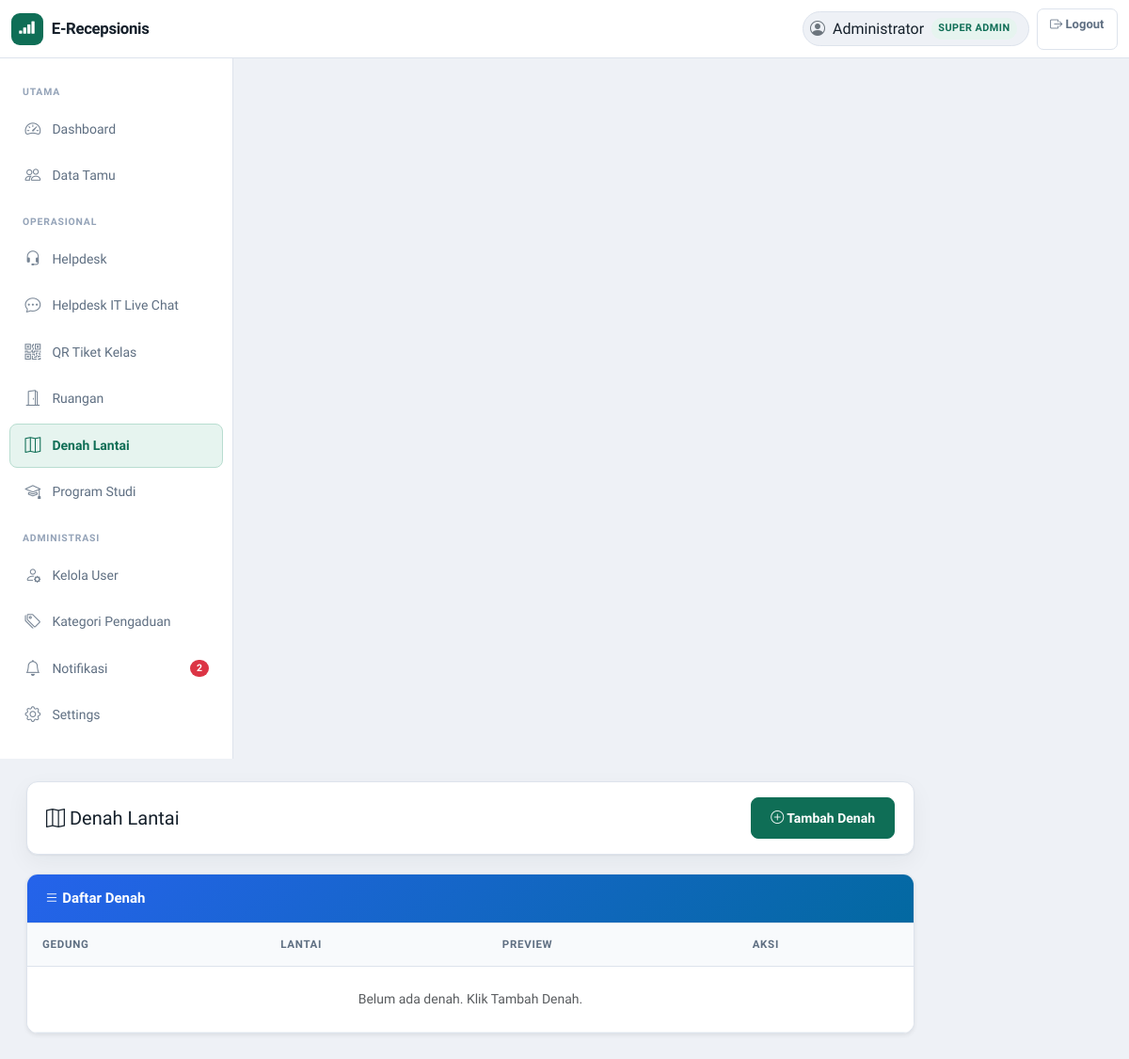
The page /admin/floor_plans.php (signed in) on the database as committed earlier.
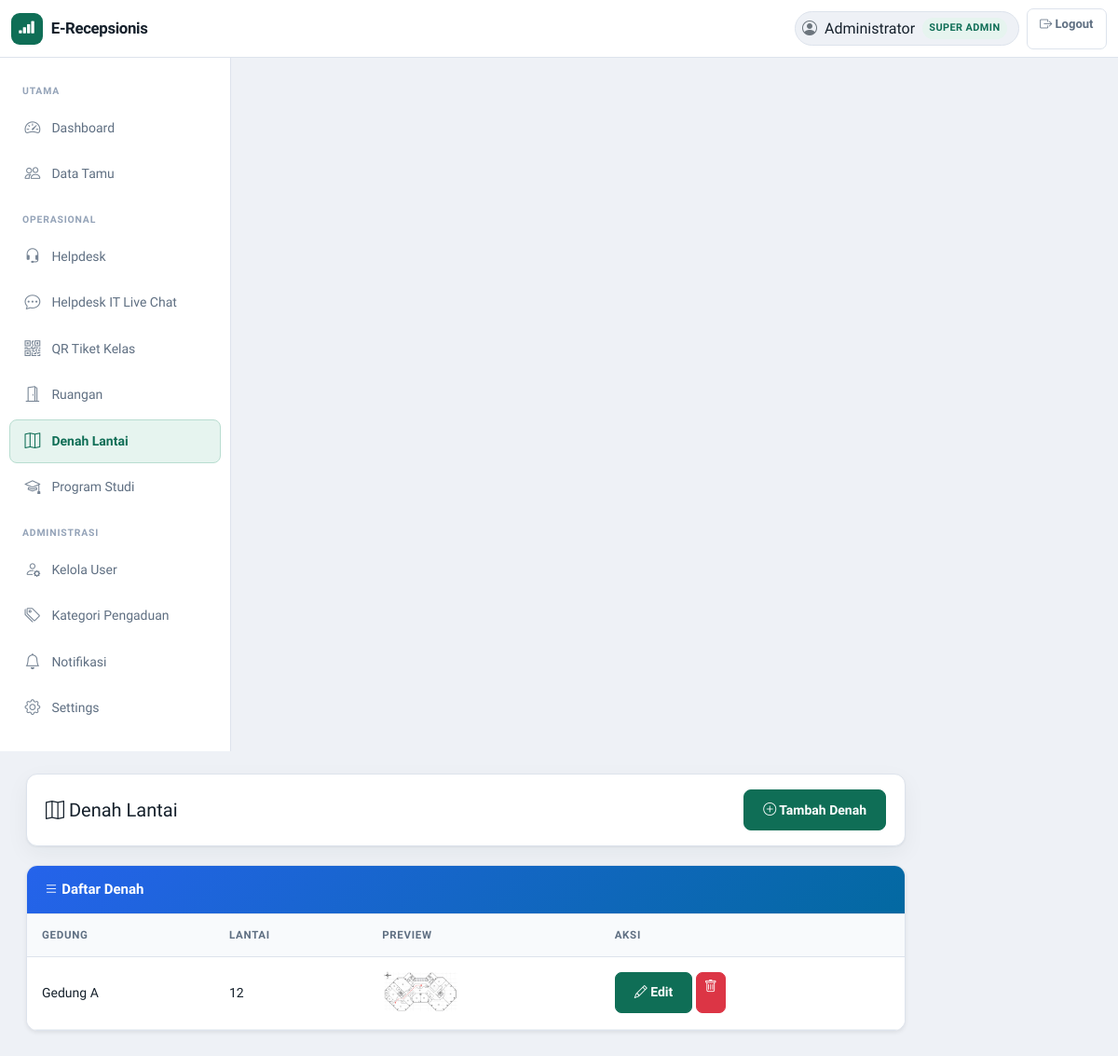
The same page on the database as committed later.
### tables this page shows
CREATE TABLE `floor_plans` (
  `id` int NOT NULL AUTO_INCREMENT,
  `gedung` varchar(100) NOT NULL,
  `lantai` varchar(50) NOT NULL,
  `gambar` varchar(255) NOT NULL,
  `resepsionis_x` decimal(5,2) DEFAULT NULL,
  `resepsionis_y` decimal(5,2) DEFAULT NULL,
  `created_at` timestamp NULL DEFAULT CURRENT_TIMESTAMP,
  `updated_at` timestamp NULL DEFAULT CURRENT_TIMESTAMP ON UPDATE CURRENT_TIMESTAMP,
  PRIMARY KEY (`id`),
  UNIQUE KEY `uq_floor_plans_gedung_lantai` (`gedung`,`lantai`)
);

### admin/auth.php (called while the page is built, shortened)
<?php
function currentUserRole(): string
{
    return isset($_SESSION['role']) ? (string) $_SESSION['role'] : '';
}
function currentUserIsAdmin(): bool
{
    return currentUserRole() === 'admin';
}
function adminUrl(string $path = ''): string
{
    return rtrim(BASE_URL, '/') . '/admin/' . ltrim($path, '/');
}
?>

### admin/floor_plans.php (the view, shortened to what the changed rows need)
<?php
require_once 'auth.php';
function floor_plan_image_url(string $path): string
{
    return '../' . ltrim($path, '/');
}
$edit_plan = null;
$plans_list = $koneksi->query('SELECT * FROM floor_plans ORDER BY gedung, lantai');
?>
<!DOCTYPE html>
<html lang="id">
<head>
    <link href="https://cdn.jsdelivr.net/npm/bootstrap@5.3.2/dist/css/bootstrap.min.css" rel="stylesheet">
    <link href="https://cdn.jsdelivr.net/npm/bootstrap-icons@1.11.1/font/bootstrap-icons.css" rel="stylesheet">
    <link href="../assets/css/style.css" rel="stylesheet">
    <?php include 'include_staff_call_head.php'; ?>
</head>
<body>
    <div class="container-fluid">
        <div class="row">
            <?php include 'sidebar.php'; ?>
            <div class="col-md-10 content-area">
                <div class="d-flex justify-content-between align-items-center mb-4 flex-wrap gap-2">
                    <h2 class="mb-0"><i class="bi bi-map"></i> Denah Lantai</h2>
                </div>
                <?php if ($edit_plan): ?>
                    <div class="card shadow-sm mb-4">
                        <div class="card-header text-white" style="background: linear-gradient(135deg, #0d9488, #0369a1);">
                            <i class="bi bi-pencil-square"></i>
                            Edit Denah: <?= htmlspecialchars($edit_plan['gedung']) ?> — Lantai <?= htmlspecialchars($edit_plan['lantai']) ?>
                        </div>
                        <div class="card-body">
                            <form method="post" enctype="multipart/form-data" class="row g-3 mb-4">
                                <input type="hidden" name="update_denah" value="1">
                                <input type="hidden" name="id" value="<?= (int) $edit_plan['id'] ?>">
                                <div class="col-md-4">
                                    <label class="form-label">Gedung</label>
                                    <input type="text" name="gedung" class="form-control" value="<?= htmlspecialchars($edit_plan['gedung']) ?>" required>
                                </div>
                                <div class="col-md-4">
                                    <label class="form-label">Lantai</label>
                                    <input type="text" name="lantai" class="form-control" value="<?= htmlspecialchars($edit_plan['lantai']) ?>" required>
                                </div>
                                <div class="col-md-4">
                                    <label class="form-label">Ganti gambar (opsional)</label>
                                    <input type="file" name="gambar" class="form-control" accept="image/jpeg,image/png,image/webp,image/gif">
                                </div>
                                <div class="col-12">
                                    <button type="submit" class="btn btn-primary btn-sm"><i class="bi bi-save"></i> Simpan</button>
                                </div>
                            </form>
                            <p class="text-muted small">Pratinjau denah yang ditampilkan ke pengunjung:</p>
                            <div class="fp-preview">
                                <img src="<?= htmlspecialchars(floor_plan_image_url($edit_plan['gambar'])) ?>" alt="Denah">
                            </div>
                        </div>
                    </div>
                <?php else: ?>
                    <div class="card shadow-sm">
                        <div class="card-body p-0">
                            <div class="table-responsive">
                                <table class="table table-hover mb-0 align-middle">
                                    <thead>
                                        <tr>
                                            <th>Gedung</th>
                                            <th>Lantai</th>
                                            <th>Preview</th>
                                            <th>Aksi</th>
                                        </tr>
                                    </thead>
                                    <tbody>
                                        <?php if ($plans_list && $plans_list->num_rows > 0): ?>
                                            <?php while ($fp = $plans_list->fetch_assoc()): ?>
                                                <tr>
                                                    <td><?= htmlspecialchars($fp['gedung']) ?></td>
                                                    <td><?= htmlspecialchars($fp['lantai']) ?></td>
                                                    <td>
                                                        <img src="<?= htmlspecialchars(floor_plan_image_url($fp['gambar'])) ?>" alt="" style="height:48px;width:auto;border-radius:6px;object-fit:cover;">
                                                    </td>
                                                    <td>
                                                        <a href="?edit=<?= (int) $fp['id'] ?>" class="btn btn-sm btn-primary"><i class="bi bi-pencil"></i> Edit</a>
                                                        <a href="?delete=<?= (int) $fp['id'] ?>" class="btn btn-sm btn-danger" onclick="return confirm('Hapus denah ini?')"><i class="bi bi-trash"></i></a>
                                                    </td>
                                                </tr>
                                            <?php endwhile; ?>
                                        <?php else: ?>
                                            <tr><td colspan="4" class="text-center text-muted py-4">Belum ada denah. Klik Tambah Denah.</td></tr>
                                        <?php endif; ?>
                                    </tbody>
                                </table>
                            </div>
                        </div>
                    </div>
                <?php endif; ?>
            </div>
        </div>
    </div>
</body>
</html>

### admin/sidebar.php (shortened to what the changed rows need)
<div class="col-md-2 col-lg-2 sidebar p-0" id="adminSidebar">
    <nav class="nav flex-column">
        <?php if (function_exists('currentUserIsAdmin') && currentUserIsAdmin()): ?>
            <a class="nav-link <?= basename($_SERVER['PHP_SELF']) == 'notifications.php' ? 'active' : '' ?>" href="<?= htmlspecialchars(function_exists('adminUrl') ? adminUrl('notifications.php') : 'notifications.php') ?>">
                <i class="bi bi-bell"></i> Notifikasi
                <?php
                $unread_count = $koneksi->query("SELECT COUNT(*) as count FROM notifications WHERE status = 'unread'")->fetch_assoc()['count'];
                if ($unread_count > 0):
                ?>
                    <span class="badge bg-danger rounded-pill notification-badge">
                        <?= $unread_count > 99 ? '99+' : $unread_count ?>
                    </span>
                <?php endif; ?>
            </a>
        <?php endif; ?>
    </nav>
</div>

Rows that differ between the two databases and show on the page:
added floor_plans: gedung "Gedung A", lantai "12", gambar (picture)
Other text that changed with them:
$unread_count: "2" → (not shown)
text no longer shown: "Belum ada denah. Klik Tambah Denah."
